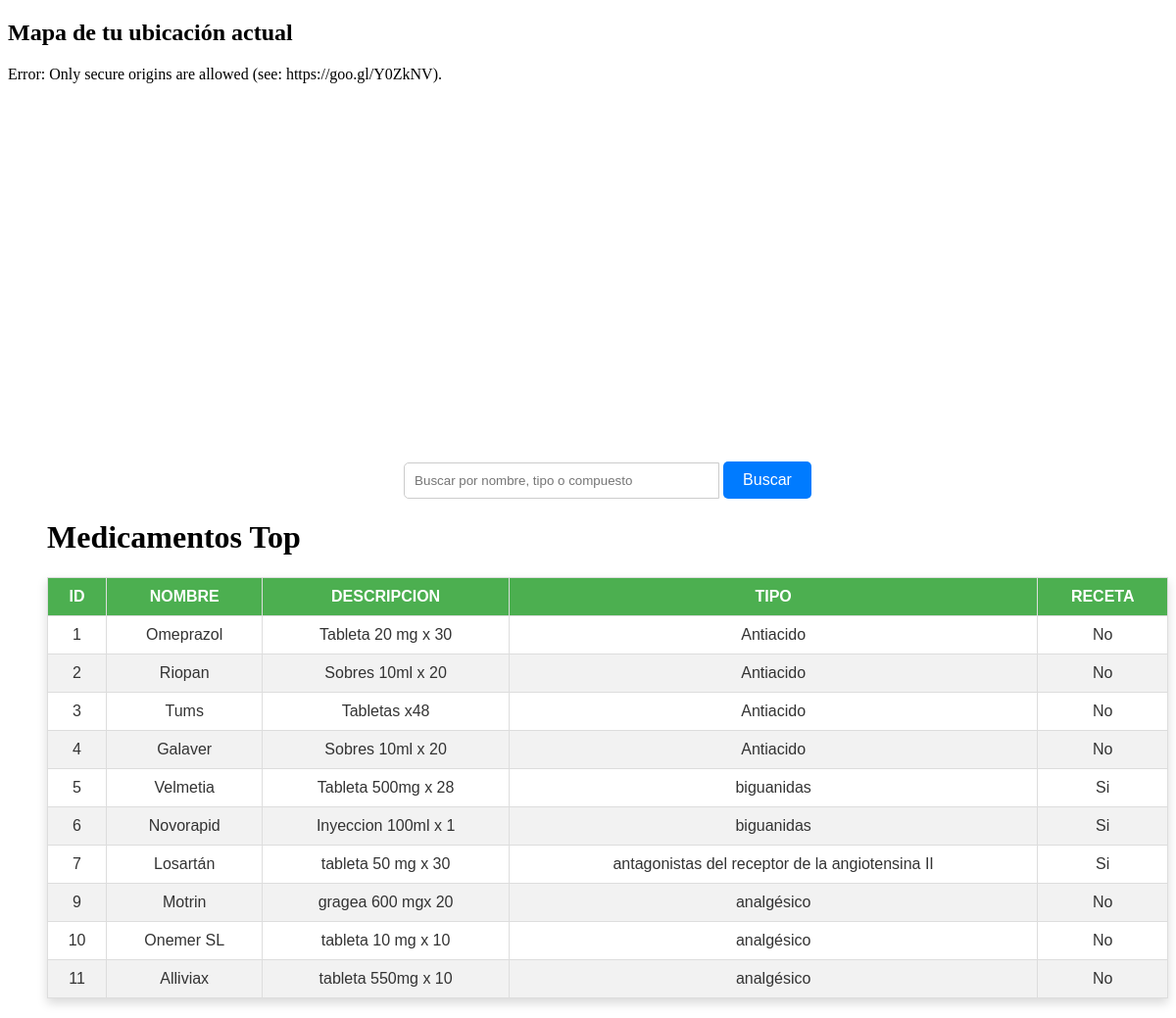
The page / on the database its author committed.
### tables this page shows
CREATE TABLE `medicinas` (
  `Id` int(11) NOT NULL,
  `Id_Farmacia` int(11) NOT NULL,
  `Existencias` int(11) NOT NULL,
  `Precio` int(11) NOT NULL,
  `Nombre` text NOT NULL,
  `Descripcion` text NOT NULL,
  `Tipo` text NOT NULL,
  `Receta` tinyint(1) NOT NULL,
  `Compuestos` text NOT NULL,
  `Id_image` int(11) NOT NULL
);

### app/controller/FarmaciaController.php (called while the page is built, shortened)
<?php
require_once 'app/model/Farmacia.php';
class FarmaciaController {
    private $MedicinaModel;
    public function __construct() {
        $this->MedicinaModel = new User();
    }
    public function index() {
        $data = $this->MedicinaModel->getMedicamentosTOP();
        require 'app/views/index.php';
    }
}
?>

### app/model/Farmacia.php (called while the page is built, shortened)
<?php
require_once 'config/database.php';
class User {
    private $conn;
    private $table_Medicamentos = "medicinas";
    public function __construct() {
        $database = new Database();
        $this->conn = $database->getConnection();
    }
    public function getMedicamentosTOP() {
        $query = "SELECT * FROM  " . $this->table_Medicamentos. " LIMIT 10" ;
        $stmt = $this->conn->prepare($query);
        $stmt->execute();
        return $stmt->fetchAll(PDO::FETCH_ASSOC);
    }
}

### config/database.php (called while the page is built, shortened)
<?php
class Database {
    private $host = "localhost";
    private $db_name = "farmacias";
    private $username = "root";
    private $password = "";
    public function getConnection() {
        $this->conn = null;
        try {
            $this->conn = new PDO("mysql:host=" . $this->host . ";dbname=" . $this->db_name, $this->username, $this->password);
            $this->conn->exec("set names utf8");
        } catch (PDOException $exception) {
            echo "Error de conexión: " . $exception->getMessage();
        }
        return $this->conn;
    }
}

### app/views/index.php (the view, shortened to what this page needs)
<!DOCTYPE html>
<html>
<head>
</head>
<body>
   <h2>Mapa de tu ubicación actual</h2>
<p id="location">Cargando ubicación...</p>
<div id="map">     </div>
    <ul>
    <div class="search-container">
    <form method="GET" action="index.php">
        <input type="text" name="keyword" placeholder="Buscar por nombre, tipo o compuesto" class="search-input">
        <input type="submit" value="Buscar"  class="btn-custom">
    </form>
    </div>
    <h1>Medicamentos Top</h1>
    <link rel="stylesheet" type="text/css" href="http://localhost/mvc/public/css/tableStyles.css">
  <table class="styled-table">
    <thead>
      <th>id</th>
      <th>Nombre</th>
      <th>Descripcion</th>
      <th>Tipo</th>
      <th>Receta</th>
    </thead>
    <tbody>
    <?php if (count($data) > 0): ?>
      <?php foreach ($data as $data): ?>
            <tr>
                <td><?= $data['Id']; ?></td>
                <td><?= $data['Nombre']; ?></td>
                <td><?= $data['Descripcion']; ?></td>
                <td><?= $data['Tipo']; ?></td>
                <td>
                    <?php if($data['Receta'] == 1){
                    echo "Si";
                }
                   elseif($data['Receta'] ==  0){
                    echo "No";
                   }
                   ?>
                </td>
            </tr>
          <?php endforeach; ?>
        <?php else: ?>
            <li>No se encontraron resultados.</li>
        <?php endif; ?>
    </tbody>
  </table>
    </ul>
</body>
</html>

### index.php (shortened to what this page needs)
<?php
require_once 'app/controller/FarmaciaController.php';
$controller = new FarmaciaController();
$action = isset($_GET['action']) ? $_GET['action'] : 'index';
switch ($action) {
    default:
        $controller->index();
        break;
    }
?>

### public/css/tableStyles.css (style rules this page uses)
.styled-table { width: 100%; border-collapse: collapse; font-family: Arial, sans-serif; font-size: 16px; margin: 20px 0; box-shadow: 0 5px 10px rgba(0, 0, 0, 0.15); }
.styled-table th, .styled-table td { border: 1px solid #ddd; padding: 12px 15px; text-align: left; }
.styled-table th { background-color: #4CAF50; color: white; font-weight: bold; text-transform: uppercase; }
.styled-table tr:nth-child(even) { background-color: #f2f2f2; }
.styled-table td { color: #333; }
.styled-table th, .styled-table td { padding: 10px; text-align: center; }
.search-container { display: flex; justify-content: center; margin: 20px 0; }
.search-input { padding: 10px; border: 1px solid #ccc; border-radius: 5px 0 0 5px; outline: none; width: 300px; transition: width 0.4s ease-in-out; }
.btn-custom { padding: 10px 20px; background-color: #007BFF; color: #fff; border: none; border-radius: 5px; cursor: pointer; font-size: 16px; transition: background-color 0.3s ease; }

### app/views/index.php (style rules this page uses)
#map { height: 350px; width: 100%; }

### rows shown on the page
medicinas: Id "1", Nombre "Omeprazol", Descripcion "Tableta 20 mg x 30", Tipo "Antiacido", Receta "No"
medicinas: Id "2", Nombre "Riopan", Descripcion "Sobres 10ml x 20", Tipo "Antiacido", Receta "No"
medicinas: Id "3", Nombre "Tums", Descripcion "Tabletas x48", Tipo "Antiacido", Receta "No"
medicinas: Id "4", Nombre "Galaver", Descripcion "Sobres 10ml x 20", Tipo "Antiacido", Receta "No"
medicinas: Id "5", Nombre "Velmetia", Descripcion "Tableta 500mg x 28", Tipo "biguanidas", Receta "Si"
medicinas: Id "6", Nombre "Novorapid", Descripcion "Inyeccion 100ml x 1", Tipo "biguanidas", Receta "Si"
medicinas: Id "7", Nombre "Losartán", Descripcion "tableta 50 mg x 30", Tipo "antagonistas del receptor de la angiotensina II", Receta "Si"
medicinas: Id "9", Nombre "Motrin", Descripcion "gragea 600 mgx 20", Tipo "analgésico", Receta "No"
medicinas: Id "10", Nombre "Onemer SL", Descripcion "tableta 10 mg x 10", Tipo "analgésico", Receta "No"
medicinas: Id "11", Nombre "Alliviax", Descripcion "tableta 550mg x 10", Tipo "analgésico", Receta "No"
